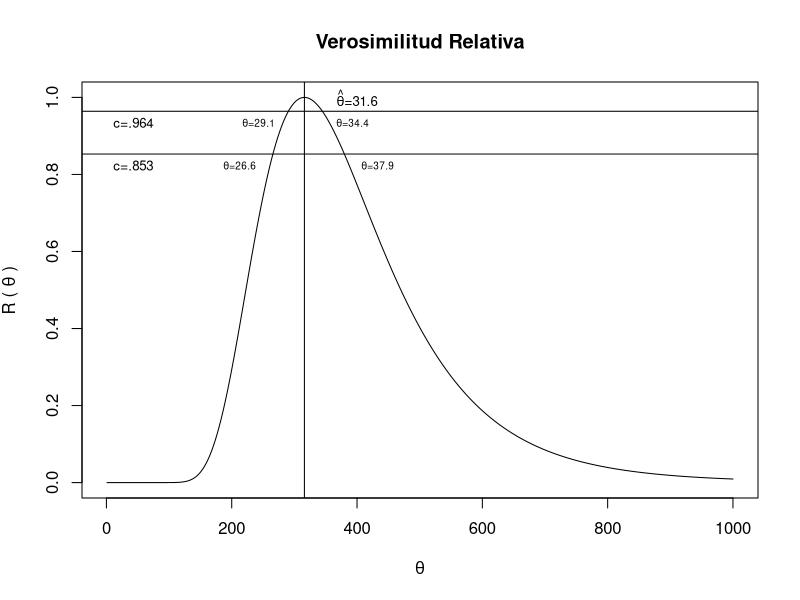

Recreate this plot in R.
path1 <- "..."

setwd(path1)

x<-c(4,65,23,12,54,23,31,28,49,27)
theta1<-1:1000
theta<-theta1/10
sum=sum(x)
n=length(x)
N=length(theta)
L<-1:length(theta)
pint1<-1:length(theta)
pint2<-1:length(theta)
int853<-1:2
int964<-1:2

#hace verosimilitud
for (i in 1:length(theta)){L[i]= theta[i]^(-n) * exp (-((1/theta[i])*sum))
}

#verosimilitud relativa
RL=L/max(L)

x11()

#para intervalos de verosimilitud
for (i in 1:length(theta)){if (RL[i] >= .853) {pint1[i] <- 1
                           } 
                           else {pint1[i]=0
                                }
                            }
k<-1
while(pint1[k]==0){
  k=k+1
}

j<-1
while(pint1[N-j]==0){
  j=j+1
}

int853<-c(theta[k],theta[N-j])


for (i in 1:length(theta)){if (RL[i] >= .964) {pint2[i] <- 1 
                            } 
                           else {pint2[i]=0
                                }
                            }


k<-1
while(pint2[k]==0){
  k=k+1
}

j<-1
while(pint2[N-j]==0){
  j=j+1
}

int964<-c(theta[k],theta[N-j])

#COMO HAGO QUE EL EJE DE ABAJO QUEDE DE 0 A 100
plot(RL,type="l",main="Verosimilitud Relativa",
     xlab=expression(theta),
     ylab= expression(paste("R ( ", theta, " )"))
     )
abline(h=.853)
abline(h=.964)

#intervalos con cada nivel de confianza
int853
int964

text(43, .823, "c=.853", cex = .8)
text(213, .823, expression(paste(theta,"=26.6")), cex = .6)
text(433, .823, expression(paste(theta,"=37.9")), cex = .6)

text(43, .934, "c=.964", cex = .8)
text(243, .934, expression(paste(theta,"=29.1")), cex = .6)
text(393, .934, expression(paste(theta,"=34.4")), cex = .6)

#EMV
m<-1
while(RL[m]<1){
  m=m+1
}

thetagorro<-theta[m]

text(400, 1, expression(paste(hat(theta),"=31.6")),cex = .8)
abline(v=316,untf = FALSE)